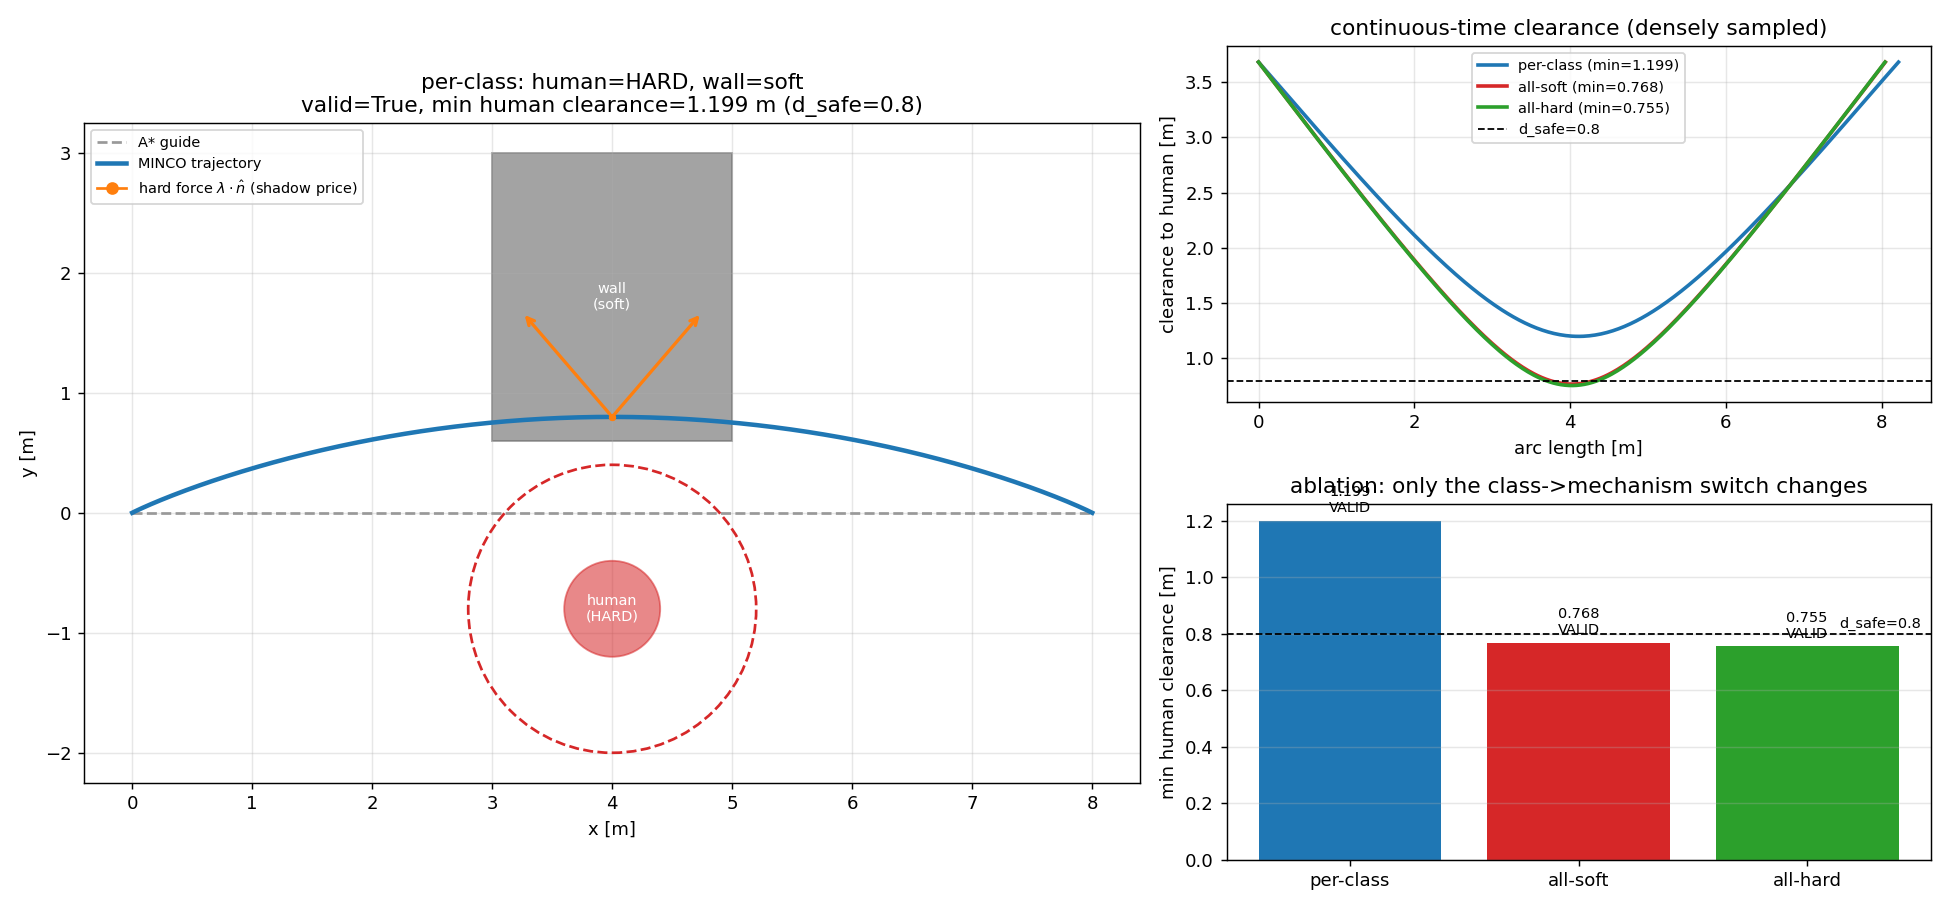

This figure's Python source:
"""Stage 3 interpretability demo: per-class HARD(human)/SOFT(wall) avoidance.

中文说明(这个文件是干嘛的):
  「可解释性」演示脚本(画静态 PNG,无需 GUI)。它在一个固定场景里,把规划器「为什么这么躲」
  画清楚:MINCO 轨迹 vs A* 全局向导、人(HARD 硬约束)和它的安全圈 d_safe、墙(SOFT 软约束、
  允许蹭)、轨迹到人的「连续时间净空」曲线,以及一个对照实验(把所有障碍都当软 / per-class /
  全当硬)看最小净空。卖点就是「每一步为什么都看得见」。
  它不是 ROS 节点,直接调底层的 plan_minco() 规划一次再用 matplotlib 出图。
  关键术语:HARD=必须满足、绝不能进安全圈;SOFT=尽量躲、可以轻微蹭;
  ALM 的「force / shadow price(影子价格)」=该约束有多「顶手」,箭头越长说明这个点被推得越凶。

Renders, for one scene, why the planner avoids the way it does:
  - the MINCO trajectory vs the A* guide,
  - the human (hard) with its d_safe ring + the ALM "force" arrows (shadow price),
  - the wall (soft) it is allowed to graze,
  - the continuous-time clearance vs d_safe, contrasted soft-only / per-class / all-hard,
  - the ablation min-clearance bars (the paper's soft-breaches-into-the-person figure).
"""
import os
import sys

import matplotlib
# 中文:Agg 是非交互后端,只画到文件不弹窗——这样在没有显示器的机器(headless)上也能出图。
matplotlib.use("Agg")
import matplotlib.pyplot as plt
from matplotlib.patches import Circle, Rectangle
import numpy as np

# 中文:把本文件所在目录加进搜索路径,这样不装包也能直接 import 到 sando_py 的本地模块。
sys.path.insert(0, os.path.dirname(os.path.abspath(__file__)))
from sando_py.local.local_opt import plan_minco, OptParams, DetourConfig  # noqa: E402
from sando_py.local.obstacles import SphereObstacle, AABBObstacle    # noqa: E402
from sando_py.local.avoid_config import AvoidParams                  # noqa: E402

# ---------------- scene (z fixed at 1.5 -> top-down XY view) ----------------
# 中文:整个场景 z 固定 1.5,等于俯视 XY 平面看。下面构造的是一个「窄通道」:
#       人在下面把路顶上去(硬约束、起作用),墙在上面封顶(软约束、被蹭),
#       于是轨迹被夹在一条细缝里——这样最能看出 per-class 的区别。
start = np.array([0.0, 0.0, 1.5])
goal = np.array([8.0, 0.0, 1.5])
astar = np.linspace(start, goal, 9)                    # straight guide through the gap
# channel: the human below forces the path up to its 1.2 m berth (hard, BINDING);
# a soft wall caps the top and is grazed -> the path is pinned in a narrow lane.
human = SphereObstacle(centre0=[4.0, -0.80, 1.5], radius=0.4, class_name="human")
wall = AABBObstacle(lo=[3.0, 0.60, 0.0], hi=[5.0, 3.0, 3.0], class_name="wall")
# 中文:per-class 配置表,按障碍类别名给一套避障参数:
#       human=hard 用大权重(必须躲开,d_safe=0.8 米安全圈);wall=soft 用小权重(轻轻躲一下,可蹭)。
cfg = {
    "human": AvoidParams("human", "hard", d_safe=0.8, weight=1.0e4),
    "wall": AvoidParams("wall", "soft", d_safe=0.4, weight=1.0e1),
}
obstacles = [human, wall]
HUMAN_DSAFE = cfg["human"].d_safe


# 中文:跑一次规划。override=None 表示按 per-class 各自的硬/软来;传 "soft"/"hard" 则把
#       所有障碍统一强制成软/硬,用来做对照实验。detour 关掉,只看纯优化的避让效果。
def run(override):
    sp, info = plan_minco(astar, obstacles, cfg, opt_params=OptParams(avoid_override=override),
                          detour_cfg=DetourConfig(enabled=False))
    return sp, info


# 中文:沿轨迹密集采样,算每个时刻无人机到「人」的净空(到人中心距离减去人半径)。
#       返回 (沿轨迹累计弧长 s, 净空 d, 采样点 pts)。注意用 human.predict(t) 取人在该时刻的位置,
#       所以即使人会动,这里比的也是「同一时刻」的距离。
def human_clearance(sp, n=600):
    ts = np.linspace(sp.t_start, sp.t_end, n)
    pts = sp.eval(ts)
    s = np.concatenate([[0.0], np.cumsum(np.linalg.norm(np.diff(pts, axis=0), axis=1))])
    c = np.array([human.predict(float(t)) for t in ts])
    d = np.linalg.norm(pts - c, axis=1) - human.radius
    return s, d, pts


# 中文:三个对照组——per-class(各按本类硬/软)、all-soft(全软)、all-hard(全硬)。
#       一次性都跑出来,后面三张子图都基于这个 res。
arms = {"per-class": None, "all-soft": "soft", "all-hard": "hard"}
res = {name: run(ov) for name, ov in arms.items()}

fig = plt.figure(figsize=(15, 7))
gs = fig.add_gridspec(2, 2, width_ratios=[1.5, 1.0])
axT = fig.add_subplot(gs[:, 0])     # top-down trajectory (per-class)
axC = fig.add_subplot(gs[0, 1])     # clearance vs arc-length
axB = fig.add_subplot(gs[1, 1])     # ablation bars

# ---- panel 1: top-down per-class scene ----
sp, info = res["per-class"]
axT.plot(astar[:, 0], astar[:, 1], "--", color="0.6", lw=1.5, label="A* guide")
ts = np.linspace(sp.t_start, sp.t_end, 400)
P = sp.eval(ts)
axT.plot(P[:, 0], P[:, 1], "-", color="C0", lw=2.5, label="MINCO trajectory")
# human: body + d_safe ring
axT.add_patch(Circle(human.centre0[:2], human.radius, color="C3", alpha=0.55, zorder=3))
axT.add_patch(Circle(human.centre0[:2], human.radius + HUMAN_DSAFE, fill=False,
                     ec="C3", ls="--", lw=1.5, zorder=3))
axT.text(human.centre0[0], human.centre0[1], "human\n(HARD)", ha="center", va="center",
         fontsize=8, color="white", zorder=4)
# wall (soft)
axT.add_patch(Rectangle(wall.lo[:2], *(wall.hi[:2] - wall.lo[:2]), color="0.4", alpha=0.6))
axT.text(0.5 * (wall.lo[0] + wall.hi[0]), 0.5 * (wall.lo[1] + wall.hi[1]), "wall\n(soft)",
         ha="center", va="center", fontsize=8, color="white")
# ALM force arrows (shadow price) at active hard control points
# 中文:画 ALM「受力箭头」。只画那些真正起作用(active)的硬约束控制点;lambda 是该约束的
#       拉格朗日乘子(影子价格),越大说明这个点被顶得越狠。下面用 lambda 归一化来定箭头长短。
certs = [c for c in info["hard_certificates"] if c["active"]]
lam_max = max((c["lambda"] for c in certs), default=1.0) or 1.0
for c in certs:
    Pk = c["P"]
    f = c["force"]
    nf = np.linalg.norm(f)
    if nf < 1e-9:
        continue
    u = f / nf
    # 中文:箭头长度按 lambda 缩放——越「顶手」的约束箭头越长,直观看出哪个点最吃紧。
    L = 0.25 + 0.9 * (c["lambda"] / lam_max)        # arrow length encodes lambda
    axT.annotate("", xy=(Pk[0] + u[0] * L, Pk[1] + u[1] * L), xytext=(Pk[0], Pk[1]),
                 arrowprops=dict(arrowstyle="->", color="C1", lw=1.8), zorder=5)
    axT.plot(Pk[0], Pk[1], "o", color="C1", ms=3, zorder=5)
axT.plot([], [], "o-", color="C1", label=r"hard force $\lambda\cdot\hat n$ (shadow price)")
axT.set_aspect("equal")
axT.set_xlabel("x [m]"); axT.set_ylabel("y [m]")
axT.set_title(f"per-class: human=HARD, wall=soft\nvalid={info['trajectory_valid']}, "
              f"min human clearance={info['continuous_min_clearance']:.3f} m "
              f"(d_safe={HUMAN_DSAFE})")
axT.legend(loc="upper left", fontsize=8); axT.grid(alpha=0.3)

# ---- panel 2: clearance vs arc-length ----
# 中文:第二张图,三种策略各画一条「净空随弧长变化」的曲线,并画出 d_safe 水平线。
#       低于这条线就是侵入了人的安全圈(危险)。
colors = {"per-class": "C0", "all-soft": "C3", "all-hard": "C2"}
for name in arms:
    sp_a, info_a = res[name]
    s, d, _ = human_clearance(sp_a)
    axC.plot(s, d, color=colors[name], lw=2,
             label=f"{name} (min={d.min():.3f})")
axC.axhline(HUMAN_DSAFE, color="k", ls="--", lw=1, label=f"d_safe={HUMAN_DSAFE}")
axC.set_xlabel("arc length [m]"); axC.set_ylabel("clearance to human [m]")
axC.set_title("continuous-time clearance (densely sampled)")
axC.legend(fontsize=8); axC.grid(alpha=0.3)

# ---- panel 3: ablation min-clearance bars ----
# 中文:第三张图,对照实验的柱状图——每种策略的「最小净空」一根柱子,并标 VALID/BREACH。
#       要点:三组只差「类别->硬/软 这个开关」,其余完全一样,所以差异纯粹来自 per-class 机制。
#       预期 all-soft 会侵入人(BREACH),per-class 和 all-hard 不会。
names = list(arms)
mins = [human_clearance(res[n][0])[1].min() for n in names]
valids = [res[n][1]["trajectory_valid"] for n in names]
bars = axB.bar(names, mins, color=[colors[n] for n in names])
axB.axhline(HUMAN_DSAFE, color="k", ls="--", lw=1)
axB.text(2.5, HUMAN_DSAFE + 0.02, f"d_safe={HUMAN_DSAFE}", ha="right", fontsize=8)
for b, m, v in zip(bars, mins, valids):
    axB.text(b.get_x() + b.get_width() / 2, m + 0.03,
             f"{m:.3f}\n{'VALID' if v else 'BREACH'}", ha="center", fontsize=8)
axB.set_ylabel("min human clearance [m]")
axB.set_title("ablation: only the class->mechanism switch changes")
axB.grid(alpha=0.3, axis="y")

fig.tight_layout()
out = os.path.join(os.path.dirname(os.path.abspath(__file__)), "demo_stage3_perclass.png")
fig.savefig(out, dpi=130)
print("saved", out)
for name in arms:
    info_a = res[name][1]
    print(f"{name:10s} valid={info_a['trajectory_valid']!s:5s} "
          f"min_clr={info_a['continuous_min_clearance']:.4f} "
          f"n_hard={info_a['n_hard']} n_soft={info_a['n_soft']} "
          f"cert_margin={info_a['certificate_margin']:.4f}")
